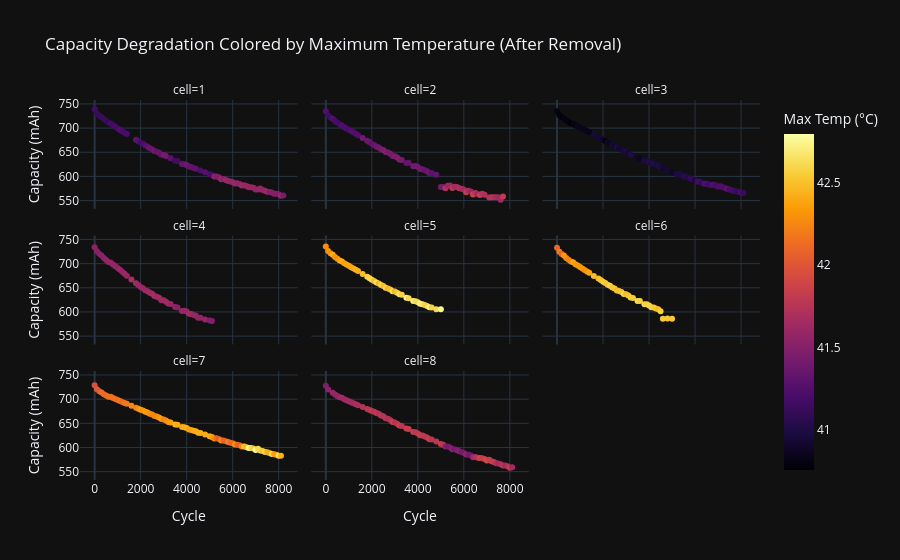

Notebook source saved alongside this figure:
### Code cell
df_clean = df_clean[df_clean['Tmax_C'] > 35.0].copy()

fig_thermal = px.scatter(
    df_clean, 
    x="cyc", 
    y="capacity_mAh", 
    color="Tmax_C",
    facet_col="cell",
    facet_col_wrap=3,
    color_continuous_scale="inferno",
    title="Capacity Degradation Colored by Maximum Temperature (After Removal)",
    labels={
        "cyc": "Cycle", 
        "capacity_mAh": "Capacity (mAh)", 
        "Tmax_C": "Max Temp (°C)"
    }
)

fig_thermal.update_layout(template="plotly_dark")
fig_thermal.show()
